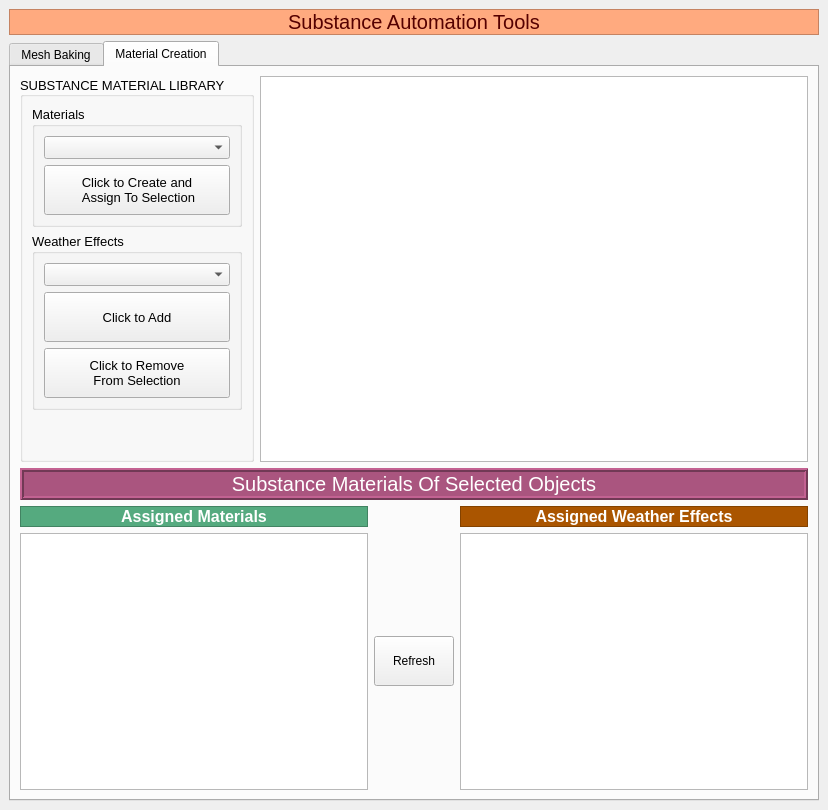
<?xml version="1.0" encoding="UTF-8"?>
<ui version="4.0">
 <class>SBSARMatCreationMainWindow</class>
 <widget class="QMainWindow" name="SBSARMatCreationMainWindow">
  <property name="geometry">
   <rect>
    <x>0</x>
    <y>0</y>
    <width>828</width>
    <height>810</height>
   </rect>
  </property>
  <property name="windowTitle">
   <string>SBS Material Main Window</string>
  </property>
  <widget class="QWidget" name="centralwidget">
   <property name="minimumSize">
    <size>
     <width>743</width>
     <height>530</height>
    </size>
   </property>
   <property name="maximumSize">
    <size>
     <width>16777215</width>
     <height>16777215</height>
    </size>
   </property>
   <layout class="QGridLayout" name="gridLayout_2">
    <item row="0" column="0" colspan="2">
     <widget class="QLabel" name="lbBakingSettings">
      <property name="font">
       <font>
        <pointsize>15</pointsize>
       </font>
      </property>
      <property name="styleSheet">
       <string notr="true">background-color: rgb(255, 170, 127);
color: rgb(85, 0, 0);</string>
      </property>
      <property name="frameShape">
       <enum>QFrame::StyledPanel</enum>
      </property>
      <property name="frameShadow">
       <enum>QFrame::Raised</enum>
      </property>
      <property name="text">
       <string>Substance Automation Tools</string>
      </property>
      <property name="alignment">
       <set>Qt::AlignCenter</set>
      </property>
     </widget>
    </item>
    <item row="1" column="0" colspan="2">
     <widget class="QTabWidget" name="twSwitchingTab">
      <property name="currentIndex">
       <number>1</number>
      </property>
      <widget class="QWidget" name="bakingTab">
       <attribute name="title">
        <string>Mesh Baking</string>
       </attribute>
       <layout class="QGridLayout" name="gridLayout_6">
        <item row="1" column="0">
         <layout class="QHBoxLayout" name="horizontalLayout_4">
          <item>
           <widget class="QLabel" name="lbAntiAlias">
            <property name="minimumSize">
             <size>
              <width>50</width>
              <height>0</height>
             </size>
            </property>
            <property name="maximumSize">
             <size>
              <width>50</width>
              <height>16777215</height>
             </size>
            </property>
            <property name="text">
             <string>Anti-Alias</string>
            </property>
           </widget>
          </item>
          <item>
           <widget class="QComboBox" name="cbbAntiAlias">
            <property name="maximumSize">
             <size>
              <width>16777215</width>
              <height>16777215</height>
             </size>
            </property>
           </widget>
          </item>
          <item>
           <widget class="QLabel" name="lbUvSet">
            <property name="minimumSize">
             <size>
              <width>50</width>
              <height>0</height>
             </size>
            </property>
            <property name="maximumSize">
             <size>
              <width>50</width>
              <height>16777215</height>
             </size>
            </property>
            <property name="text">
             <string>UV Set</string>
            </property>
           </widget>
          </item>
          <item>
           <widget class="QComboBox" name="cbbUvSet"/>
          </item>
          <item>
           <spacer name="horizontalSpacer_2">
            <property name="orientation">
             <enum>Qt::Horizontal</enum>
            </property>
            <property name="sizeHint" stdset="0">
             <size>
              <width>40</width>
              <height>20</height>
             </size>
            </property>
           </spacer>
          </item>
         </layout>
        </item>
        <item row="9" column="0">
         <layout class="QGridLayout" name="gridLayout_4">
          <item row="1" column="0">
           <widget class="QLabel" name="lbInputPath">
            <property name="text">
             <string>Input Path</string>
            </property>
           </widget>
          </item>
          <item row="1" column="1">
           <widget class="QLineEdit" name="leInputPath"/>
          </item>
          <item row="0" column="0" colspan="2">
           <widget class="QCheckBox" name="cbbUseUpperSettings">
            <property name="text">
             <string>Use Upper Settings ?</string>
            </property>
           </widget>
          </item>
          <item row="2" column="0">
           <widget class="QLabel" name="lbInputName">
            <property name="text">
             <string>Input Name</string>
            </property>
           </widget>
          </item>
          <item row="2" column="1">
           <widget class="QLineEdit" name="leInputName"/>
          </item>
         </layout>
        </item>
        <item row="11" column="0">
         <spacer name="verticalSpacer_2">
          <property name="orientation">
           <enum>Qt::Vertical</enum>
          </property>
          <property name="sizeHint" stdset="0">
           <size>
            <width>20</width>
            <height>446</height>
           </size>
          </property>
         </spacer>
        </item>
        <item row="0" column="0">
         <layout class="QHBoxLayout" name="horizontalLayout_3">
          <item>
           <widget class="QLabel" name="lbWidth">
            <property name="minimumSize">
             <size>
              <width>50</width>
              <height>0</height>
             </size>
            </property>
            <property name="maximumSize">
             <size>
              <width>50</width>
              <height>16777215</height>
             </size>
            </property>
            <property name="text">
             <string>Width</string>
            </property>
           </widget>
          </item>
          <item>
           <widget class="QComboBox" name="cbbWidth">
            <property name="maximumSize">
             <size>
              <width>16777215</width>
              <height>16777215</height>
             </size>
            </property>
           </widget>
          </item>
          <item>
           <widget class="QLabel" name="lbHeight">
            <property name="minimumSize">
             <size>
              <width>50</width>
              <height>0</height>
             </size>
            </property>
            <property name="maximumSize">
             <size>
              <width>50</width>
              <height>16777215</height>
             </size>
            </property>
            <property name="text">
             <string>Height</string>
            </property>
           </widget>
          </item>
          <item>
           <widget class="QComboBox" name="cbbHeight">
            <property name="minimumSize">
             <size>
              <width>0</width>
              <height>0</height>
             </size>
            </property>
            <property name="maximumSize">
             <size>
              <width>16777215</width>
              <height>16777215</height>
             </size>
            </property>
           </widget>
          </item>
          <item>
           <widget class="QLabel" name="lbFormat">
            <property name="minimumSize">
             <size>
              <width>50</width>
              <height>0</height>
             </size>
            </property>
            <property name="maximumSize">
             <size>
              <width>50</width>
              <height>16777215</height>
             </size>
            </property>
            <property name="text">
             <string>Format</string>
            </property>
           </widget>
          </item>
          <item>
           <widget class="QComboBox" name="cbbFormat"/>
          </item>
          <item>
           <spacer name="horizontalSpacer_3">
            <property name="orientation">
             <enum>Qt::Horizontal</enum>
            </property>
            <property name="sizeHint" stdset="0">
             <size>
              <width>40</width>
              <height>20</height>
             </size>
            </property>
           </spacer>
          </item>
         </layout>
        </item>
        <item row="2" column="0">
         <layout class="QHBoxLayout" name="horizontalLayout_9">
          <item>
           <widget class="QLineEdit" name="leNormalMap">
            <property name="placeholderText">
             <string>Load Normal Map</string>
            </property>
           </widget>
          </item>
          <item>
           <widget class="QPushButton" name="btnBrowseNormalMap">
            <property name="text">
             <string>Browse</string>
            </property>
           </widget>
          </item>
          <item>
           <widget class="QCheckBox" name="cbUseLowAsHigh">
            <property name="text">
             <string>Use Low As High?</string>
            </property>
            <property name="checked">
             <bool>true</bool>
            </property>
           </widget>
          </item>
         </layout>
        </item>
        <item row="7" column="0">
         <widget class="QPushButton" name="btnBakeMeshMaps">
          <property name="text">
           <string>CLICK TO BAKE SELECTION!!!</string>
          </property>
         </widget>
        </item>
        <item row="10" column="0">
         <widget class="QPushButton" name="btnCreateFileSBS">
          <property name="text">
           <string>CREATE FILE SBS !!!</string>
          </property>
         </widget>
        </item>
        <item row="3" column="0">
         <layout class="QHBoxLayout" name="horizontalLayout_7">
          <item>
           <widget class="QLabel" name="lbOutputPath">
            <property name="text">
             <string>Output Path</string>
            </property>
           </widget>
          </item>
          <item>
           <widget class="QLineEdit" name="leOutputPath"/>
          </item>
          <item>
           <widget class="QPushButton" name="btnBrowse">
            <property name="sizePolicy">
             <sizepolicy hsizetype="Fixed" vsizetype="Fixed">
              <horstretch>0</horstretch>
              <verstretch>0</verstretch>
             </sizepolicy>
            </property>
            <property name="text">
             <string>Browse</string>
            </property>
           </widget>
          </item>
         </layout>
        </item>
        <item row="4" column="0">
         <layout class="QHBoxLayout" name="horizontalLayout_5">
          <item>
           <widget class="QLabel" name="lbOutputName">
            <property name="text">
             <string>Output Name</string>
            </property>
           </widget>
          </item>
          <item>
           <widget class="QLineEdit" name="leOutputName"/>
          </item>
         </layout>
        </item>
        <item row="5" column="0">
         <layout class="QHBoxLayout" name="horizontalLayout_6">
          <item>
           <widget class="QGroupBox" name="gbPreBake">
            <property name="title">
             <string>Pre-Baking</string>
            </property>
            <property name="flat">
             <bool>false</bool>
            </property>
            <layout class="QGridLayout" name="gridLayout_7">
             <item row="0" column="0" colspan="2">
              <widget class="QLabel" name="lbNote">
               <property name="text">
                <string>If you have a low and high poly. Please select bake normal. High poly meshes should be put in HighPoly group
low poly meshes should be put in LowPoly group</string>
               </property>
              </widget>
             </item>
            </layout>
           </widget>
          </item>
         </layout>
        </item>
        <item row="6" column="0">
         <layout class="QHBoxLayout" name="horizontalLayout_8">
          <item>
           <widget class="QCheckBox" name="cbbBakeAO">
            <property name="text">
             <string>Bake AO</string>
            </property>
           </widget>
          </item>
          <item>
           <widget class="QCheckBox" name="cbbBakeCurvature">
            <property name="text">
             <string>Bake Curvature</string>
            </property>
           </widget>
          </item>
          <item>
           <widget class="QCheckBox" name="cbbBakeWorldSpaceNormal">
            <property name="text">
             <string>Bake World Space Normal</string>
            </property>
           </widget>
          </item>
          <item>
           <widget class="QCheckBox" name="cbbBakePosition">
            <property name="text">
             <string>Bake Position</string>
            </property>
           </widget>
          </item>
          <item>
           <widget class="QCheckBox" name="cbbBakeColorID">
            <property name="text">
             <string>Bake Color ID</string>
            </property>
           </widget>
          </item>
         </layout>
        </item>
        <item row="8" column="0">
         <widget class="Line" name="line">
          <property name="frameShadow">
           <enum>QFrame::Sunken</enum>
          </property>
          <property name="lineWidth">
           <number>1</number>
          </property>
          <property name="midLineWidth">
           <number>2</number>
          </property>
          <property name="orientation">
           <enum>Qt::Horizontal</enum>
          </property>
         </widget>
        </item>
       </layout>
      </widget>
      <widget class="QWidget" name="materialCreationTab">
       <attribute name="title">
        <string>Material Creation</string>
       </attribute>
       <layout class="QGridLayout" name="gridLayout_5">
        <item row="2" column="0" colspan="2">
         <layout class="QGridLayout" name="gridLayout_8">
          <item row="1" column="1">
           <widget class="QPushButton" name="btnRefresh">
            <property name="minimumSize">
             <size>
              <width>0</width>
              <height>50</height>
             </size>
            </property>
            <property name="text">
             <string>Refresh</string>
            </property>
           </widget>
          </item>
          <item row="1" column="0">
           <widget class="QListWidget" name="lwObjectSBSARMatList">
            <property name="maximumSize">
             <size>
              <width>16777215</width>
              <height>16777215</height>
             </size>
            </property>
            <property name="dragDropMode">
             <enum>QAbstractItemView::NoDragDrop</enum>
            </property>
            <property name="iconSize">
             <size>
              <width>128</width>
              <height>128</height>
             </size>
            </property>
           </widget>
          </item>
          <item row="1" column="2">
           <widget class="QListWidget" name="lwObjectSBSARWeatherEffectList">
            <property name="dragDropMode">
             <enum>QAbstractItemView::NoDragDrop</enum>
            </property>
            <property name="iconSize">
             <size>
              <width>128</width>
              <height>128</height>
             </size>
            </property>
            <property name="movement">
             <enum>QListView::Static</enum>
            </property>
            <property name="flow">
             <enum>QListView::TopToBottom</enum>
            </property>
            <property name="isWrapping" stdset="0">
             <bool>false</bool>
            </property>
            <property name="resizeMode">
             <enum>QListView::Fixed</enum>
            </property>
            <property name="viewMode">
             <enum>QListView::ListMode</enum>
            </property>
           </widget>
          </item>
          <item row="0" column="0">
           <widget class="QLabel" name="lbAssignedMaterials">
            <property name="font">
             <font>
              <pointsize>12</pointsize>
              <weight>75</weight>
              <bold>true</bold>
             </font>
            </property>
            <property name="styleSheet">
             <string notr="true">background-color: rgb(85, 170, 127);
color: rgb(255, 255, 255);</string>
            </property>
            <property name="frameShape">
             <enum>QFrame::StyledPanel</enum>
            </property>
            <property name="frameShadow">
             <enum>QFrame::Plain</enum>
            </property>
            <property name="text">
             <string>Assigned Materials</string>
            </property>
            <property name="alignment">
             <set>Qt::AlignCenter</set>
            </property>
           </widget>
          </item>
          <item row="0" column="2">
           <widget class="QLabel" name="lbAssignedWeatherEffects">
            <property name="font">
             <font>
              <pointsize>12</pointsize>
              <weight>75</weight>
              <bold>true</bold>
             </font>
            </property>
            <property name="styleSheet">
             <string notr="true">background-color: rgb(170, 85, 0);
color: rgb(255, 255, 255);</string>
            </property>
            <property name="frameShape">
             <enum>QFrame::StyledPanel</enum>
            </property>
            <property name="text">
             <string>Assigned Weather Effects</string>
            </property>
            <property name="alignment">
             <set>Qt::AlignCenter</set>
            </property>
           </widget>
          </item>
         </layout>
        </item>
        <item row="0" column="0">
         <widget class="QGroupBox" name="gbMatLibrary">
          <property name="font">
           <font>
            <pointsize>10</pointsize>
           </font>
          </property>
          <property name="title">
           <string>SUBSTANCE MATERIAL LIBRARY</string>
          </property>
          <property name="alignment">
           <set>Qt::AlignLeading|Qt::AlignLeft|Qt::AlignVCenter</set>
          </property>
          <layout class="QGridLayout" name="gridLayout_3">
           <item row="5" column="0">
            <spacer name="verticalSpacer">
             <property name="orientation">
              <enum>Qt::Vertical</enum>
             </property>
             <property name="sizeHint" stdset="0">
              <size>
               <width>20</width>
               <height>40</height>
              </size>
             </property>
            </spacer>
           </item>
           <item row="3" column="0">
            <widget class="QGroupBox" name="gbMaterials">
             <property name="autoFillBackground">
              <bool>false</bool>
             </property>
             <property name="styleSheet">
              <string notr="true"/>
             </property>
             <property name="title">
              <string>Materials</string>
             </property>
             <property name="flat">
              <bool>false</bool>
             </property>
             <property name="checkable">
              <bool>false</bool>
             </property>
             <layout class="QVBoxLayout" name="verticalLayout_2">
              <item>
               <widget class="QComboBox" name="cbbMaterials"/>
              </item>
              <item>
               <widget class="QPushButton" name="btnCreateMat">
                <property name="minimumSize">
                 <size>
                  <width>50</width>
                  <height>50</height>
                 </size>
                </property>
                <property name="text">
                 <string>Click to Create and
 Assign To Selection</string>
                </property>
               </widget>
              </item>
             </layout>
            </widget>
           </item>
           <item row="4" column="0">
            <widget class="QGroupBox" name="gbWeatherEffects">
             <property name="title">
              <string>Weather Effects</string>
             </property>
             <layout class="QGridLayout" name="gridLayout">
              <item row="1" column="0">
               <widget class="QPushButton" name="btnAssignWeatherEffects">
                <property name="minimumSize">
                 <size>
                  <width>50</width>
                  <height>50</height>
                 </size>
                </property>
                <property name="text">
                 <string>Click to Add</string>
                </property>
               </widget>
              </item>
              <item row="0" column="0">
               <widget class="QComboBox" name="cbbWeatherEffects"/>
              </item>
              <item row="2" column="0">
               <widget class="QPushButton" name="btnRemoveWeatherEffects">
                <property name="minimumSize">
                 <size>
                  <width>50</width>
                  <height>50</height>
                 </size>
                </property>
                <property name="text">
                 <string>Click to Remove
From Selection</string>
                </property>
               </widget>
              </item>
             </layout>
            </widget>
           </item>
          </layout>
         </widget>
        </item>
        <item row="0" column="1">
         <widget class="QListWidget" name="lwThumbnailMatShowing">
          <property name="dragDropMode">
           <enum>QAbstractItemView::DragDrop</enum>
          </property>
          <property name="iconSize">
           <size>
            <width>128</width>
            <height>128</height>
           </size>
          </property>
          <property name="resizeMode">
           <enum>QListView::Adjust</enum>
          </property>
          <property name="spacing">
           <number>0</number>
          </property>
          <property name="viewMode">
           <enum>QListView::IconMode</enum>
          </property>
         </widget>
        </item>
        <item row="1" column="0" colspan="2">
         <widget class="QLabel" name="lbAddedMaterials">
          <property name="font">
           <font>
            <pointsize>15</pointsize>
           </font>
          </property>
          <property name="styleSheet">
           <string notr="true">background-color: rgb(170, 85, 127);
color: rgb(255, 255, 255);</string>
          </property>
          <property name="frameShape">
           <enum>QFrame::Box</enum>
          </property>
          <property name="frameShadow">
           <enum>QFrame::Raised</enum>
          </property>
          <property name="lineWidth">
           <number>2</number>
          </property>
          <property name="text">
           <string>Substance Materials Of Selected Objects</string>
          </property>
          <property name="alignment">
           <set>Qt::AlignCenter</set>
          </property>
         </widget>
        </item>
       </layout>
      </widget>
     </widget>
    </item>
   </layout>
  </widget>
 </widget>
 <resources/>
 <connections/>
</ui>
